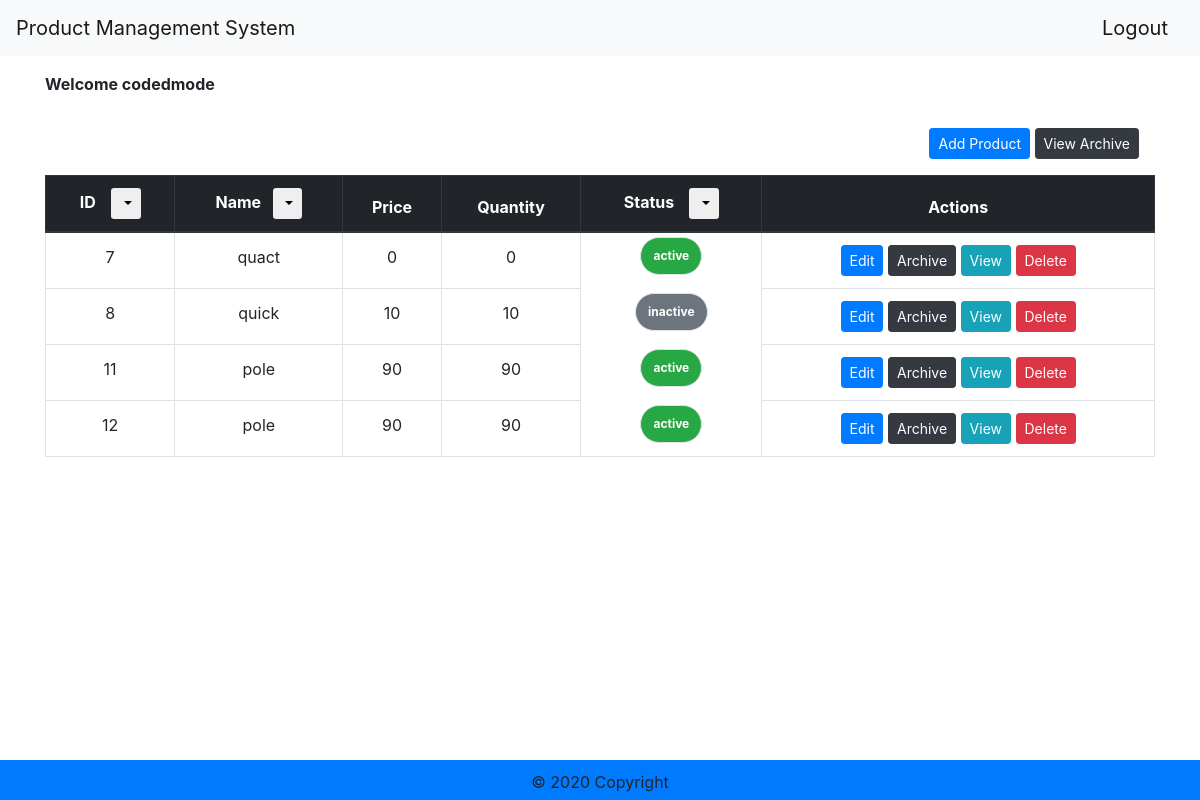
Screenshot of / (signed in) with the database file from the repository.
### tables this page shows
CREATE TABLE IF NOT EXISTS `products` (
  `id` int(11) NOT NULL AUTO_INCREMENT,
  `name` varchar(255) NOT NULL,
  `price` int(11) NOT NULL,
  `quantity` int(11) NOT NULL,
  `status_id` int(11) NOT NULL,
  `created_by` int(11) NOT NULL,
  `modified_by` int(11) DEFAULT NULL,
  `created_at` datetime DEFAULT NULL,
  `modified_at` datetime DEFAULT current_timestamp(),
  PRIMARY KEY (`id`),
  KEY `status_id` (`status_id`),
  KEY `created_by` (`created_by`),
  KEY `modified_by` (`modified_by`)
);

CREATE TABLE IF NOT EXISTS `statuses` (
  `id` int(11) NOT NULL AUTO_INCREMENT,
  `name` varchar(255) NOT NULL,
  `created_at` datetime DEFAULT NULL,
  `modified_at` datetime DEFAULT current_timestamp(),
  PRIMARY KEY (`id`)
);

### Inc/Models/Products.php (called while the page is built, shortened)
<?php
    class Products
    {
        private $conn;
        function __construct($api = false)
        {
            $serverName = "localhost";
            $username = "root";
            $password = "";
            $db = "pms";
            $link = mysqli_connect($serverName, $username, $password,$db);
        if(mysqli_connect_errno()){
            die("ERROR: Could not connect. " . mysqli_connect_error());
            }
        else{
            $this->conn = $link;
            }
        }
        function allItems($field = "id", $order = "ASC")
        {
            $link = $this->conn;
            $status = $this->getStatusId("archived");
            $sql = "SELECT `pr`.`id` as id, `pr`.`name` as name, `pr`.`price` as price, `pr`.`quantity` as quantity, `st`.`name` as status_name from `products` `pr` INNER JOIN `statuses` `st` ON `pr`.`status_id` = `st`.`id` WHERE `pr`.`status_id` != ? ORDER BY $field $order";
            if($stmt = mysqli_prepare($link, $sql)){
                mysqli_stmt_bind_param($stmt, "i", $status);
                if(mysqli_stmt_execute($stmt)){
                    $res = $stmt->get_result();
                    if($res->num_rows < 1){
                        return "<p class=' text-info'>There is currently no active product in the table.</p>";
                    }else{
                        $fetchedData = [];
                        $i = 0;
                        while($data = $res->fetch_assoc()){
                            $fetchedData[$i]['id'] = $data['id'];
                            $fetchedData[$i]['name'] = $data['name'];
                            $fetchedData[$i]['status'] = $data['status_name'];
                            $fetchedData[$i]['price'] = $data['price'];
                            $fetchedData[$i]['quantity'] = $data['quantity'];
                            $i++;
                        }
                        return $fetchedData;
                    }
                } else{
                    echo "<p class='text-danger'>Oops! Something went wrong. Please try again later.</p>";
                }
            }
        }
        function getStatusId($status){
            $link = $this->conn;
            $sql = "SELECT id FROM statuses WHERE name = ?";
            $stmt = mysqli_prepare($link, $sql);
            mysqli_stmt_bind_param($stmt, "s", $status);
            mysqli_stmt_execute($stmt);
            $fetched = mysqli_stmt_get_result($stmt);
            $status_id = mysqli_fetch_assoc($fetched)['id'];
            return $status_id;
        }
    }

### pages/view.php (the view, shortened to what this page needs)
<?php
require_once './Inc/Models/Products.php';
if(!isset($_SESSION["loggedin"]) || $_SESSION["loggedin"] !== true){
    header("location: auth/login.php");
    exit;
}else{
    $product = new \Inc\Models\Products;
    $allItems = $product->allItems();
}
?>
<div class="container pt-3 d-block">
	<p class="text-bold">Welcome <?php echo $_SESSION["username"] ; ?></p>
    <div class="d-block">
        <div class="float-right m-3">
            <a class="btn btn-sm btn-primary" href="/pages/products/add.php">Add Product</a>
            <a class="btn btn-sm btn-dark" href="/pages/products/archive.php">View Archive</a>
        </div>
    </div>
    <table class="mt-5 table table-bordered table-hover text-center">
    <thead class="thead-dark">
        <tr>
        <th scope="col">ID &nbsp;&nbsp; <button class="btn btn-default btn-sm dropdown-toggle" type="button" data-toggle="dropdown" onclick="sortItems(event)" name="id" value="asc"> <span class="caret"></span></button></th>
        <th scope="col">Name&nbsp;&nbsp; <button class="btn btn-default btn-sm dropdown-toggle" type="button" data-toggle="dropdown"  onclick="sortItems(event)" name="name" value="asc"> <span class="caret"></span></button></th>
        <th scope="col">Price</th>
        <th scope="col">Quantity</th>
        <th scope="col">Status &nbsp;&nbsp; <button class="btn btn-default btn-sm dropdown-toggle" type="button" data-toggle="dropdown" onclick="sortItems(event)" name="status_id" value="asc"> <span class="caret"></span></button></th>
        <th scope="col-auto">Actions</th>
        </tr>
    </thead>
    <?php if(is_array($allItems) && !empty($allItems)){ ?>
    <tbody id="tableContents">
        <?php foreach($allItems as $items){ ?>
        <tr>
        <td scope="col"><?php echo $items['id'] ?></td>
        <td scope="col"><?php echo $items['name'] ?></td>
        <td scope="col"><?php echo $items['price'] ?></td>
        <td scope="col"><?php echo $items['quantity'] ?></td>
        <td scope="col" class="badge <?php echo ($items['status'] == 'active') ? ' badge-success ' : ' badge-secondary ' ?> badge-pill m-1"><?php echo $items['status'] ?></td>
        <td scope="col-auto">
        <a class="btn btn-sm btn-primary" href="/?edit=<?php echo $items['id'] ?>"> Edit </a>
        <a class="btn btn-sm btn-dark" href="/?archive=<?php echo $items['id'] ?>"> Archive </a>
        <a class="btn btn-sm btn-info" href="/?view=<?php echo $items['id'] ?>"> View </a>
        <a class="btn btn-sm btn-danger" onclick="confirmAction('delete')" href="/?delete=<?php echo $items['id'] ?>"> Delete </a> </td>
        </tr>
        <?php }  ?>
    </tbody>
<?php } ?>
</table>
</div>

### index.php (shortened to what this page needs)
<!DOCTYPE html>
<html lang="en">
<head>
    <?php include 'assets/style_and_scripts.php'; ?>
</head>
<body>
<?php include 'templates/navbar.php'; ?>
<?php include 'pages/view.php'; ?>
<?php include 'templates/footer.php'; ?>
</body>
</html>

### assets/style_and_scripts.php (shortened to what this page needs)
<link rel="stylesheet" href="/assets/css/bootstrap.min.css">
<link href="//maxcdn.bootstrapcdn.com/font-awesome/4.1.0/css/font-awesome.min.css" rel="stylesheet">
<link rel="stylesheet" href="/assets/css/app.css" type="text/css">

### templates/navbar.php
<nav class="navbar navbar-light bg-light">
    <a class="navbar-brand" href="#">
        Product Management System
    </a>
    <a class="navbar-brand" href="/auth/logout.php">
        Logout
    </a>
</nav>

### templates/footer.php
<footer class="page-footer font-small bg-primary">
    <div class="footer-copyright text-center">© 2020 Copyright</div>
</footer>

### assets/css/app.css (style rules this page uses)
body { font-size: 14px sans-serif; }
.text-bold { font-weight: bold; }
.page-footer { position: fixed; left: 0; bottom: 0; width: 100%; height: 40px; }
.page-footer div { padding: 10px 0 0 0; }

### rows the page displays
products: id "7", name "quact", price "0", quantity "0", status.name "active"
products: id "8", name "quick", price "10", quantity "10", status.name "inactive"
products: id "11", name "pole", price "90", quantity "90", status.name "active"
products: id "12", name "pole", price "90", quantity "90", status.name "active"

### other values shown
$_SESSION["username"] "codedmode"
